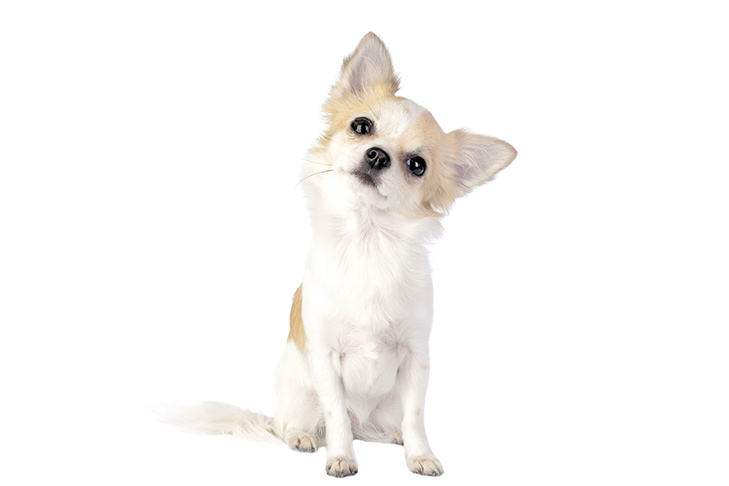
#> input picture tensorflow and neural network/CNN Architectures/Chihuahua-longhaired-sitting-its-head-tilted.jpg, 729 x 486 px
$ jupyter execute 'Pillow Library Basics.ipynb'
#> lines starting #> are read from the running program, lines starting #| are printed output that depends on the picture
[cell 1]
from PIL import Image

[cell 2]
im = Image.open('Chihuahua-longhaired-sitting-its-head-tilted.jpg')
#> im is the input picture: PIL image 729x486 RGB; mean R, G, B 249.8, 248.5, 247.1

[cell 3]
type(im)

[cell 4]
im.show()

[cell 5]
im.crop((50,50,400,400))  #((x1,y1,x2,y2))
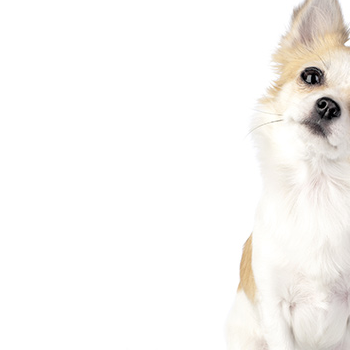
#> Out: PIL image 350x350 RGB; mean R, G, B 248.3, 246.4, 244.1

[cell 6]
im.rotate(45)
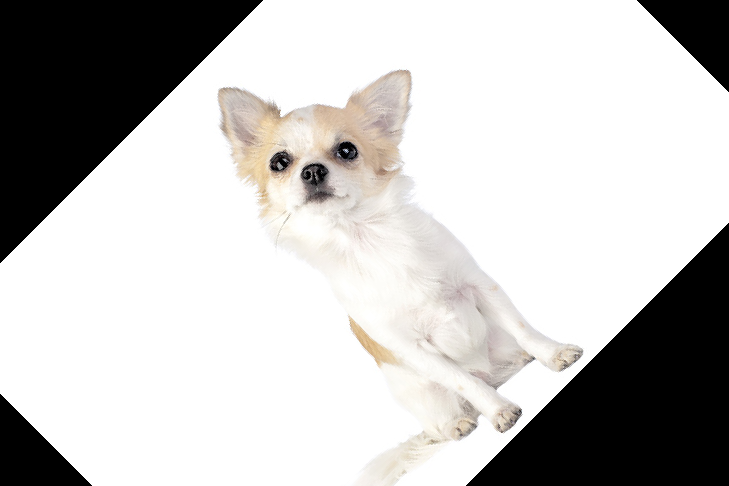
#> Out: PIL image 729x486 RGB; mean R, G, B 193.7, 192.4, 191

[cell 7]
im1=im. resize((100,100))
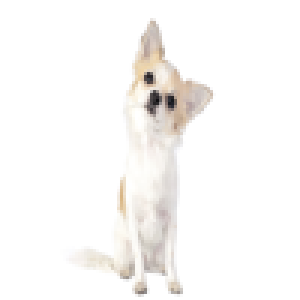
#> im1: PIL image 100x100 RGB (shown 3 times larger); mean R, G, B 249.8, 248.5, 247.1
im1

[cell 8]
im1.transpose(Image.ROTATE_90)
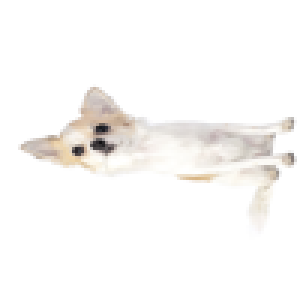
#> Out: PIL image 100x100 RGB (shown 3 times larger); mean R, G, B 249.8, 248.5, 247.1

[cell 9]
Image.ROTATE_90

[cell 10]
im1.transpose(2)

[cell 11]
im1.height
#> Out = 100

[cell 12]
im1.width
#> Out = 100
